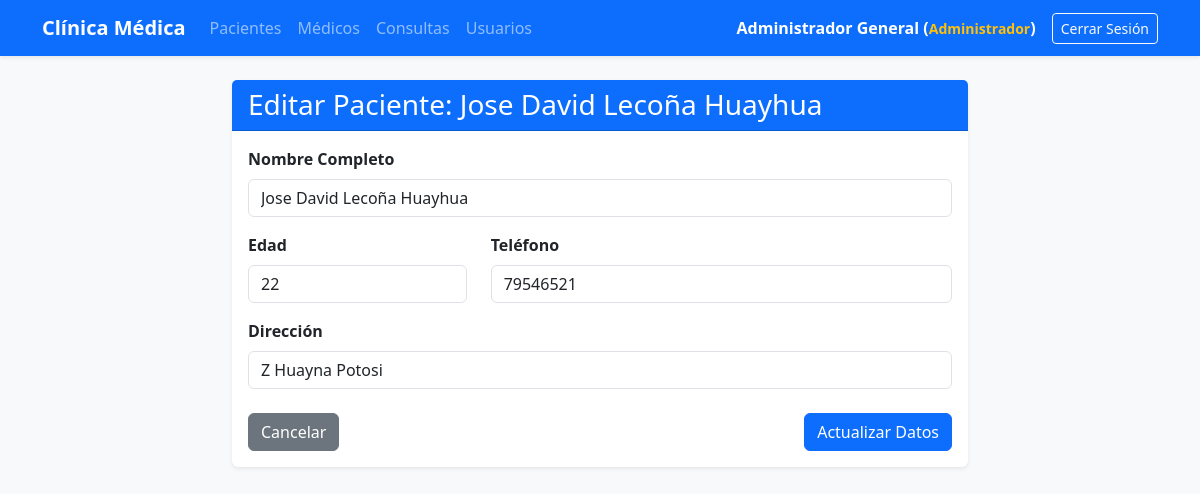
Screenshot of /pacientes/edit/1 (signed in) with the database file from the repository.
### models/paciente_model.py (models this page shows, shortened)
class Paciente(db.Model):
    __tablename__ = "pacientes"
    id = db.Column(db.Integer, primary_key=True)
    nombre = db.Column(db.String(100), nullable=False)
    edad = db.Column(db.Integer,nullable=False)
    direccion = db.Column(db.String(150))
    telefono = db.Column(db.String(20))
    consultas = db.relationship('Consulta', back_populates='paciente')
    @staticmethod
    def get_by_id(id):
        return Paciente.query.get(id)

### controllers/paciente_controller.py (the view, shortened to what this page needs)
@paciente_bp.route("/edit/<int:id>",methods=['GET','POST'])
def edit(id):
    paciente = Paciente.get_by_id(id)
    return paciente_view.edit(paciente=paciente)

### run.py (called while the page is built)
@app.before_request
def restringir_acceso():
    if request.endpoint and 'usuario.login' not in request.endpoint and 'static' not in request.endpoint:
        if 'usuario_id' not in session:
            return redirect(url_for('usuario.login'))

@app.context_processor
def inject_active_path():
    def is_active(path):
        return 'active' if request.path == path else ''
    return(dict(is_active = is_active))

### views/paciente_view.py (called while the page is built)
def edit(paciente):
    return render_template("pacientes/edit.html",paciente=paciente)

### templates/pacientes/edit.html (shortened to what this page needs)
{% extends 'base.html' %}
{% block content %}
    <div class="row justify-content-center">
        <div class="col-md-8">
            <div class="card shadow-sm border-0">
                <div class="card-header bg-primary text-white">
                    <h3 class="mb-0">Editar Paciente: {{ paciente.nombre }}</h3>
                </div>
                <div class="card-body">
                    <form action="{{ url_for('paciente.edit', id=paciente.id) }}" method="POST">
                        <div class="mb-3">
                            <label class="form-label fw-bold">Nombre Completo</label>
                            <input type="text" class="form-control" name="nombre" value="{{ paciente.nombre }}" required>
                        </div>
                        <div class="row">
                            <div class="col-md-4 mb-3">
                                <label class="form-label fw-bold">Edad</label>
                                <input type="number" class="form-control" name="edad" value="{{ paciente.edad }}" required>
                            </div>
                            <div class="col-md-8 mb-3">
                                <label class="form-label fw-bold">Teléfono</label>
                                <input type="text" class="form-control" name="telefono" value="{{ paciente.telefono }}" required>
                            </div>
                        </div>
                        <div class="mb-4">
                            <label class="form-label fw-bold">Dirección</label>
                            <input type="text" class="form-control" name="direccion" value="{{ paciente.direccion }}" required>
                        </div>
                        <div class="d-flex justify-content-between">
                            <a href="{{ url_for('paciente.index') }}" class="btn btn-secondary">Cancelar</a>
                            <button type="submit" class="btn btn-primary">Actualizar Datos</button>
                        </div>
                    </form>
                </div>
            </div>
        </div>
    </div>
{% endblock %}

### rows the page displays
Paciente: nombre "Jose David Lecoña Huayhua", edad "22", telefono "79546521", direccion "Z Huayna Potosi"

### other values shown
{{ session.get('usuario_nombre') }} "Administrador General"
{{ session.get('usuario_rol') }} "Administrador"
